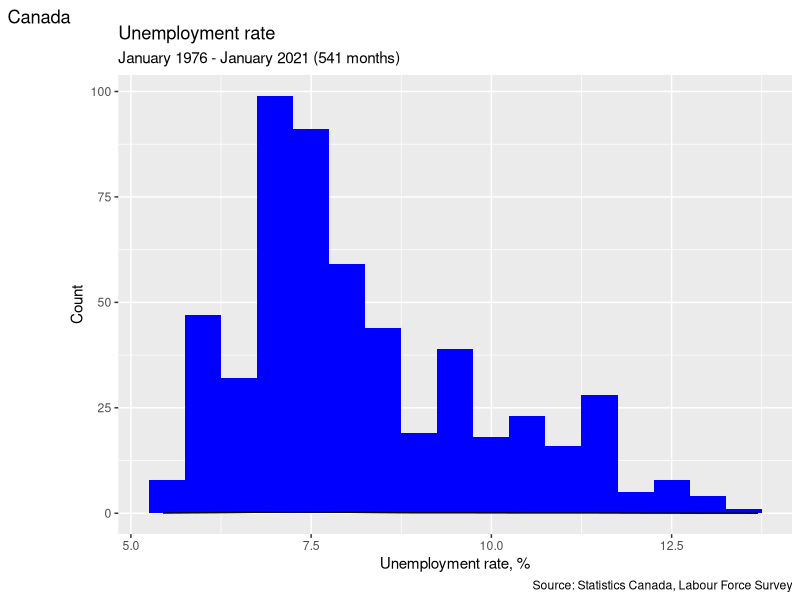
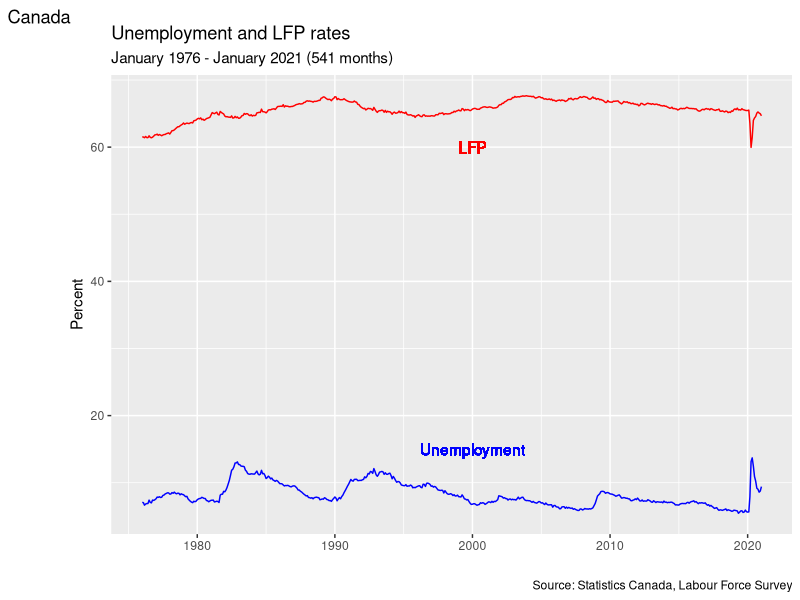

Recreate these plots in R, in order.
## ---- chunk 1
knitr::opts_chunk$set(echo = TRUE)
## ---- chunk 2
library("tidyverse")
EmpData <- read_csv("EmploymentData.csv")
#EmpData <- read_csv("https://bookdown.org/bkrauth/BOOK/sampledata/EmploymentData.csv")
## ---- chunk 3
EmpData <- EmpData %>%
  mutate(MonthYr = as.Date(MonthYr, "%m/%d/%Y")) %>% 
  mutate(UnempPct = 100*UnempRate) %>% 
  mutate(LFPPct = 100*LFPRate)
## ---- chunk 4
EmpData %>% 
  filter(UnempPct > 12.5) %>%
  select(MonthYr, UnempPct, LFPPct, PrimeMinister) %>%
  arrange(UnempPct)
## ---- chunk 5
summary(EmpData)
## ---- chunk 6
mean(EmpData$UnempPct)
## ---- chunk 7
var(EmpData$UnempPct)
## ---- chunk 8
sd(EmpData$UnempPct)
## ---- chunk 9
median(EmpData$UnempPct)
## ---- chunk 10
mean(EmpData$AnnPopGrowth)
## ---- chunk 11
mean(EmpData$AnnPopGrowth, na.rm = TRUE)
## ---- chunk 12
EmpData %>%
  select(where(is.numeric)) %>%
  lapply(mean, na.rm = TRUE)
## ---- chunk 13
EmpData %>%
  select(where(is.numeric)) %>%
  lapply(sd, na.rm = TRUE) 
## ---- chunk 14
EmpData %>% 
  count(PrimeMinister)
## ---- chunk 15
EmpData %>% 
  count(cut_interval(UnempPct, 6))
## ---- chunk 16
ggplot(data = EmpData,
       aes(x = UnempPct)) + 
  geom_histogram(binwidth = 0.5,
                 fill = "blue") +
  geom_density() +
  labs(title = "Unemployment rate",
      subtitle = paste("January 1976 - January 2021 (",
                     nrow(EmpData),
                     " months)",
                     sep = "",
                     collapse = ""),
      caption = "Source: Statistics Canada, Labour Force Survey",
      tag = "Canada") +
  xlab("Unemployment rate, %") +
  ylab("Count")
## ---- chunk 17
ggplot(data = EmpData,
       aes(x = MonthYr)) + 
  geom_line(aes(y = UnempPct),
            col = "blue") +
  geom_text(x = as.Date("1/1/2000", "%m/%d/%Y"),
            y = 15,
            label = "Unemployment",col="blue") +
  geom_line(aes(y = LFPPct),
            col = "red") +
  geom_text(x = as.Date("1/1/2000", "%m/%d/%Y"),
            y = 60,
            label = "LFP",
            col = "red") +
  labs(title = "Unemployment and LFP rates",
      subtitle = paste("January 1976 - January 2021 (",
                     nrow(EmpData),
                     " months)",
                     sep = "",
                     collapse = ""),
      caption = "Source: Statistics Canada, Labour Force Survey",
      tag = "Canada") +
  xlab("") +
  ylab("Percent")  
